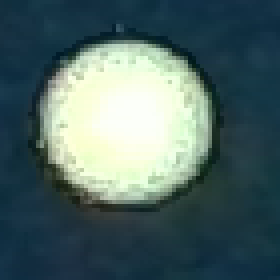
#> input picture test_regions/Medium5.png, 70 x 70 px (shown 4 times larger)
$ python SingleBall.py
#> lines starting #> are read from the running program, lines starting #| are printed output that depends on the picture; after the words box and inside, x2 and y2 are one past the last pixel; in counts of white or black regions, pixels touching at a corner belong together
"""
Scratch file for testing various operations on single ball regions.
"""


import numpy as np
import time
import matplotlib.pyplot as plt
import cv2

# Load two images
large2 = cv2.imread("test_regions/Medium5.png")
#> large2 is the input picture: shape (70, 70, 3); mean B, G, R 102, 102.2, 79.3

white = [255, 255, 255]  # RGB
diff = 60
boundaries = [([white[2]-diff, white[1]-diff, white[0]-diff],[white[2], white[1], white[0]])]

def colorPicker (img, boundaries):
    for (lower, upper) in boundaries:
        lower = np.array(lower, dtype=np.uint8)
        upper = np.array(upper, dtype=np.uint8)
        mask = cv2.inRange(img, lower, upper)
        output = cv2.bitwise_and(img, img, mask=mask)

        print("white pix count: ", cv2.countNonZero(mask))
        #ratio_white = cv2.countNonZero(mask)/(img.size/3)
        #print('white pixel percentage:', np.round(ratio_white*100, 2))

        cv2.imshow("images", np.hstack([img, output]))
#> this loop made 1 pass
#| white pix count:  936
#> pass 1, in colorPicker, `mask = cv2.inRange(img, lower, upper)`:
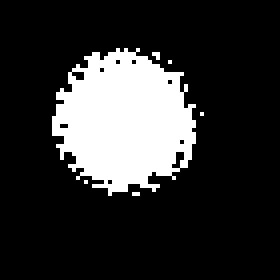
#> mask: shape (70, 70) (shown 4 times larger); 19.1% white; 6 white regions (5 under 20 px), largest, box (x1, y1, x2, y2) and area: (13, 12, 49, 49) 928
#> pass 1, in colorPicker, `output = cv2.bitwise_and(img, img, mask=mask)`:
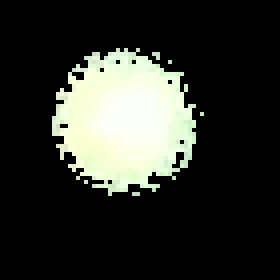
#> output: shape (70, 70, 3) (shown 4 times larger); mean B, G, R 42.8, 48.2, 46.2
#> pass 1, in colorPicker, `cv2.imshow("images", np.hstack([img, output]))`:
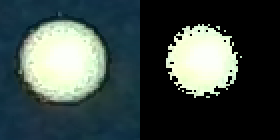
#> window 'images': shape (70, 140, 3) (shown 2 times larger); mean B, G, R 72.4, 75.2, 62.7
        #cv2.waitKey(0)

colorPicker(large2, boundaries)

"""
# Convert the img to grayscale
diff_gray = cv2.cvtColor(large2, cv2.COLOR_BGR2GRAY)
# Apply a Gaussian filter to reduce image noise
#blur = cv2.GaussianBlur(diff_gray,(5,5),0)
blur = diff_gray
cv2.imshow("blur", blur)

th2 = cv2.adaptiveThreshold(blur,255,cv2.ADAPTIVE_THRESH_GAUSSIAN_C, cv2.THRESH_BINARY, 25, 6)
# Apply Binary thresholding with low threshold to highlight balls
ret,thresh1 = cv2.threshold(blur, 20, 255,cv2.THRESH_BINARY)

cv2.imshow("Thresholded", thresh1)
cv2.imshow("Adaptive", th2)

cv2.imshow("Edges", cv2.Canny(thresh1, 0, 45))

# detect circles in the image
circles = cv2.HoughCircles(thresh1, cv2.HOUGH_GRADIENT, 1, 40, param1=100, param2=7, minRadius = 20, maxRadius = 25)[0, :]

print(circles)

# ensure at least some circles were found
if circles is not None:
    # convert the (x, y) coordinates and radius of the circles to integers
    circles = np.round(circles).astype("int")
    # loop over the (x, y) coordinates and radius of the circles
    for (x, y, r) in circles:
        # draw the circle in the output image, then draw a rectangle
        # corresponding to the center of the circle
        cv2.circle(large2, (x, y), r, (0, 0, 255), 4)
        cv2.rectangle(large2, (x - 5, y - 5), (x + 5, y + 5), (0, 0, 255), -1)
    # show the output image
    cv2.imshow("output", large2)
    cv2.waitKey(0)
"""
cv2.waitKey(0)
cv2.destroyAllWindows()

$ run again, with test_regions/Medium2.png copied over test_regions/Medium5.png
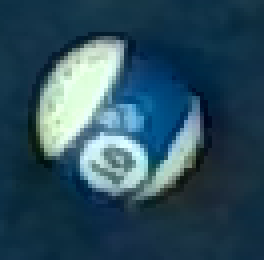
#> input picture test_regions/Medium2.png, 66 x 65 px (shown 4 times larger)
#> large2 is the input picture: shape (65, 66, 3); mean B, G, R 93.5, 77.7, 45.3
#> the loop in colorPicker, `for (lower, upper) in boundaries:` made 1 pass
#| white pix count:  263
#> pass 1, in colorPicker, `mask = cv2.inRange(img, lower, upper)`:
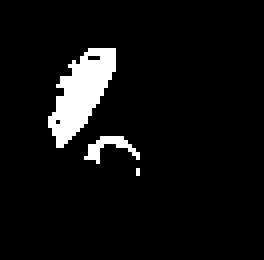
#> mask: shape (65, 66) (shown 4 times larger); 6.1% white; 3 white regions (1 under 20 px), largest, box (x1, y1, x2, y2) and area: (12, 12, 29, 37) 223, (21, 34, 35, 41) 38
#> pass 1, in colorPicker, `cv2.imshow("images", np.hstack([img, output]))`:
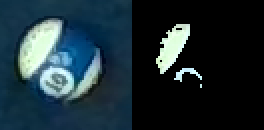
#> window 'images': shape (65, 132, 3) (shown 2 times larger); mean B, G, R 53.7, 46.4, 29.4
